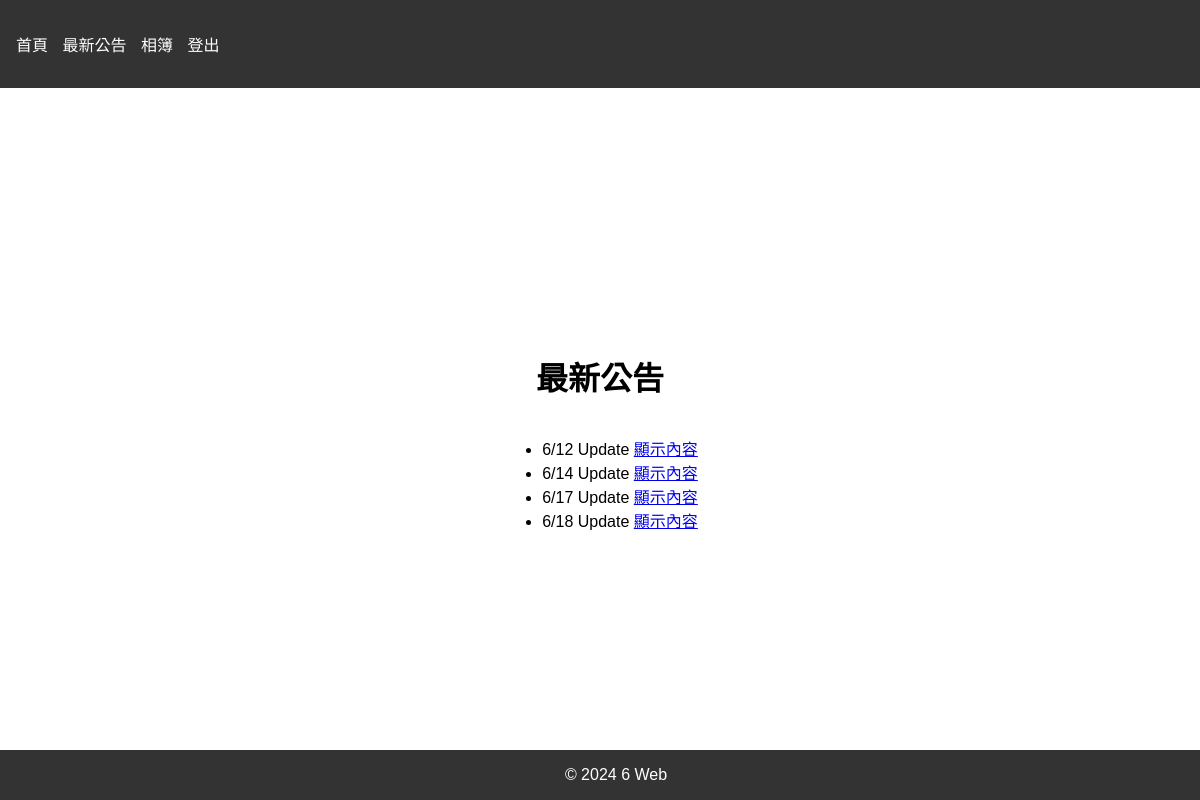
/announcements (signed in), run on the app's committed database.
### tables this page shows
CREATE TABLE announcements (id INTEGER PRIMARY KEY, title TEXT, content TEXT);

### app.py (the view, shortened to what this page needs)
@app.route('/announcements', methods=['GET', 'POST'])
@login_required
def announcements():
    conn = sqlite3.connect('database.db')
    c = conn.cursor()
    c.execute("SELECT id, title FROM announcements")
    announcements = c.fetchall()
    if 'view_content' in request.args:
        announcement_id = request.args.get('view_content')
        c.execute("SELECT content FROM announcements WHERE id = ?", (announcement_id,))
        content = c.fetchone()[0]
    else:
        content = None
    conn.close()
    return render_template('announcements.html', announcements=announcements, content=content)

### app.py (called while the page is built)
def login_required(f):
    @wraps(f)
    def decorated_function(*args, **kwargs):
        if 'logged_in' not in session:
            return redirect(url_for('show_time'))
        return f(*args, **kwargs)
    return decorated_function

### templates/announcements.html (shortened to what this page needs)
<!DOCTYPE html>
<html lang="zh-TW">
<head>
    <link rel="stylesheet" href="{{ url_for('static', filename='styles.css') }}">
</head>
<body>
    <header>
        <nav>
            <ul>
                <li><a href="{{ url_for('index') }}">首頁</a></li>
                <li><a href="{{ url_for('announcements') }}">最新公告</a></li>
                <li><a href="{{ url_for('album') }}">相簿</a></li>
                <li><a href="{{ url_for('logout') }}">登出</a></li>
            </ul>
        </nav>
    </header>
    <main>
        <h1>最新公告</h1>
        <ul>
            {% for announcement in announcements %}
            <li>
                {{ announcement[1] }}
                <a href="{{ url_for('announcements', view_content=announcement[0]) }}">顯示內容</a>
            </li>
            {% endfor %}
        </ul>
    </main>
    <footer>
        &copy; 2024 6 Web
    </footer>
</body>
</html>

### static/styles.css (style rules this page uses)
body { font-family: Arial, sans-serif; margin: 0; padding: 0; box-sizing: border-box; }
header { background-color: #333; color: white; padding: 1em; }
nav ul { list-style: none; padding: 0; }
nav ul li { display: inline; margin-right: 10px; }
nav ul li a { color: white; text-decoration: none; }
main { display: flex; flex-direction: column; justify-content: center; align-items: center; min-height: 80vh; padding: 2em; text-align: center; }
footer { background-color: #333; color: white; text-align: center; padding: 1em; position: fixed; width: 100%; bottom: 0; }

### data on the page
announcements: title "6/12 Update"
announcements: title "6/14 Update"
announcements: title "6/17 Update"
announcements: title "6/18 Update"
